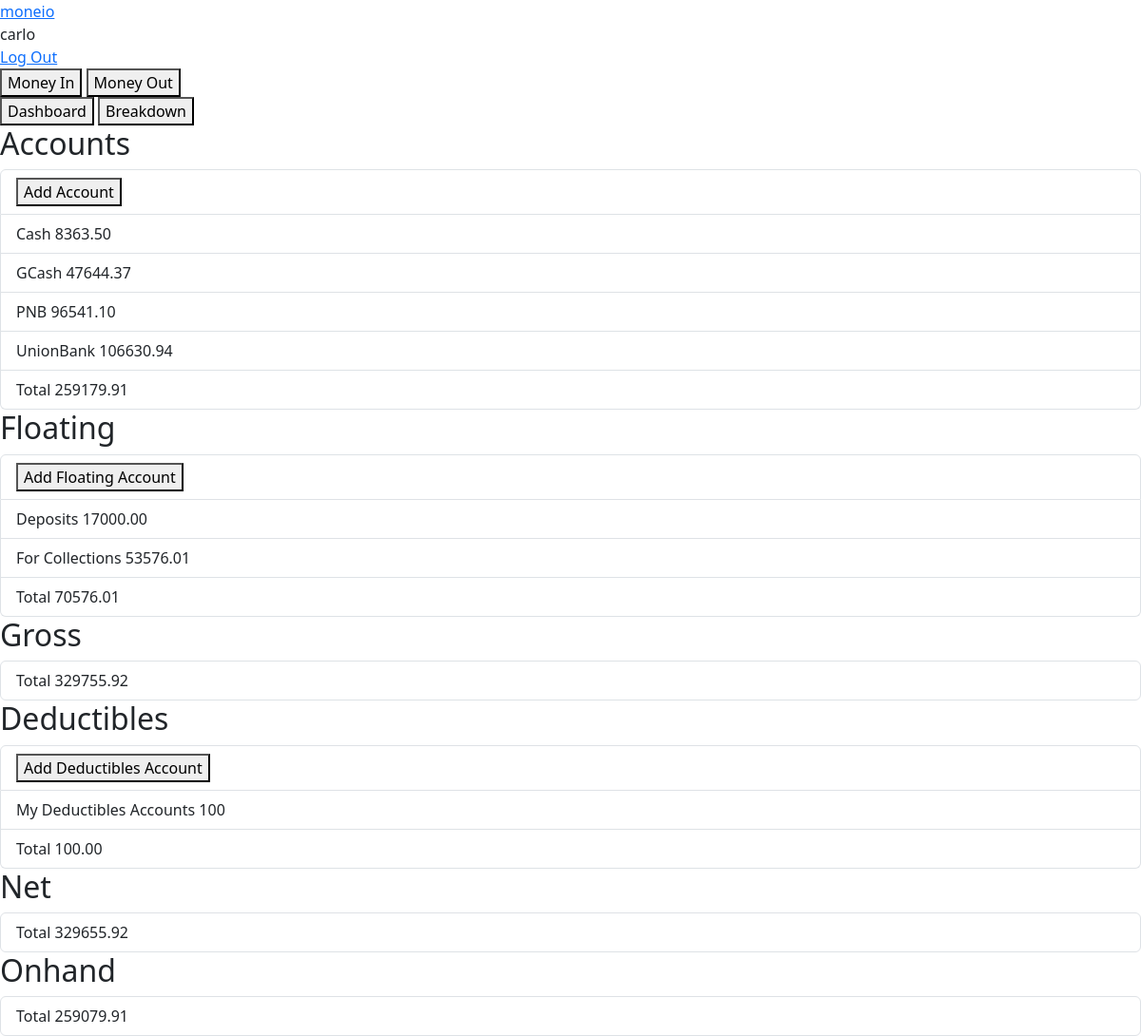
Screenshot of / (signed in) with the database file from the repository.
### moneio/models.py (models this page shows, shortened)
class User(AbstractUser):
  pass

class Account(models.Model):
  user = models.ForeignKey(User, on_delete=models.CASCADE, related_name="account_user")
  name = models.CharField(max_length=255)
  initial_balance = models.DecimalField(max_digits=12, decimal_places=2)
  initial_balance_date = models.DateField()
  is_floating = models.BooleanField()
  def serialize(self):
    return {
      "name": self.name,
      "balance": self.initial_balance,
      "date": self.initial_balance_date.strftime("%e %B %Y"),
      "is_floating": self.is_floating,
    }

### moneio/views.py (the view)
# urls.py: path("", views.index, name="index"),
  def views(request):
    if request.user.is_authenticated:
      accounts = Account.objects.filter(user = request.user).order_by("name")
      breakdowns = MoneyInOut.objects.filter(user = request.user).order_by("-date")
      accounts = [account.serialize() for account in accounts]
      breakdowns = [breakdown.serialize() for breakdown in breakdowns]
      for breakdown in breakdowns:
        for account in accounts:
          if account["name"] == breakdown["account"]:
            account["balance"] += breakdown["price"]
      current_total_balance = 0
      current_total_floating = 0
      current_total_deductibles = 0
      for account in accounts:
        if account["is_floating"]:
          if account["balance"] >= 0:
            current_total_floating += account["balance"]
          else:
            current_total_deductibles += account["balance"]
        else:
          current_total_balance += account["balance"]
      current_total_deductibles = current_total_deductibles * (-1)
      current_total_gross = current_total_balance + current_total_floating
      current_total_net = current_total_gross - current_total_deductibles
      current_total_onhand = current_total_net - current_total_floating
      return render(request, "moneio/index.html", {
        "data": {
          "accounts": accounts,
          "breakdowns": breakdowns,
          "current_total_balance": current_total_balance,
          "current_total_floating": current_total_floating,
          "current_total_gross": current_total_gross,
          "current_total_deductibles": current_total_deductibles,
          "current_total_net": current_total_net,
          "current_total_onhand": current_total_onhand,
        },
      })
    return func(request)

### moneio/models.py (called while the page is built)
  def serialize(self):
    return {
      "name": self.name,
      "price": self.price,
      "date": self.date.strftime("%e %B %Y"),
      "account": self.account.name,
    }

### moneio/templates/moneio/index.html (shortened to what this page needs)
{% extends "moneio/layout.html" %}
{% load static %}
{% block body %}
  <div id="defaultView">
    <div>
      <button id="moneyInBtn">Money In</button>
      <button id="moneyOutBtn">Money Out</button>
    </div>
    <div>
      <button id="dashboardBtn">Dashboard</button>
      <button id="breakdownBtn">Breakdown</button>
    </div>
    <div id="dashboardView">
      <div>
        <h2>Accounts</h2>
        <ul class="list-group">
          <li class="list-group-item">
            <button id="addAccountBtn">Add Account</button>
          </li>
          {% for account in data.accounts %}
            {% if not account.is_floating %}
              <li class="list-group-item">
                <span>{{ account.name }}</span>
                <span>{{ account.balance }}</span>
              </li>
            {% endif %}
          {% endfor %}
          <li class="list-group-item">
            <span>Total</span>
            <span>{{ data.current_total_balance }}</span>
          </li>
        </ul>
      </div>
      <div>
        <h2>Floating</h2>
        <ul class="list-group">
          <li class="list-group-item">
            <button id="addFloatingBtn">Add Floating Account</button>
          </li>
          {% for account in data.accounts %}
            {% if account.is_floating and account.balance >= 0 %}
              <li class="list-group-item">
                <span>{{ account.name }}</span>
                <span>{{ account.balance }}</span>
              </li>
            {% endif %}
          {% endfor %}
          <li class="list-group-item">
            <span>Total</span>
            <span>{{ data.current_total_floating }}</span>
          </li>
        </ul>
      </div>
      <div>
        <h2>Gross</h2>
        <ul class="list-group">
          <li class="list-group-item">
            <span>Total</span>
            <span>{{ data.current_total_gross }}</span>
          </li>
        </ul>
      </div>
      <div>
        <h2>Deductibles</h2>
        <ul class="list-group">
          <li class="list-group-item">
            <button id="addDeductiblesBtn">Add Deductibles Account</button>
          </li>
          {% for account in data.accounts %}
            {% if account.is_floating and account.balance < 0 %}
              <li class="list-group-item">
                <span>{{ account.name }}</span>
                <span>{% widthratio account.balance 1 -1 %}</span>
              </li>
            {% endif %}
          {% endfor %}
          <li class="list-group-item">
            <span>Total</span>
            <span>{{ data.current_total_deductibles }}</span>
          </li>
        </ul>
      </div>
      <div>
        <h2>Net</h2>
        <ul class="list-group">
          <li class="list-group-item">
            <span>Total</span>
            <span>{{ data.current_total_net }}</span>
          </li>
        </ul>
      </div>
      <div>
        <h2>Onhand</h2>
        <ul class="list-group">
          <li class="list-group-item">
            <span>Total</span>
            <span>{{ data.current_total_onhand }}</span>
          </li>
        </ul>
      </div>
    </div>
  </div>
{% endblock %}

### moneio/templates/moneio/layout.html (shortened to what this page needs)
<!DOCTYPE html>
<html lang="en">
<head>
  <link href="https://cdn.jsdelivr.net/npm/bootstrap@5.3.2/dist/css/bootstrap.min.css" rel="stylesheet">
</head>
<body>
  <a href="{% url 'index' %}">moneio</a>
  {% if user.is_authenticated %}
    <div>{{ user.username }}</div>
    <div><a href="{% url 'logout' %}">Log Out</a></div>
  {% else %}
    <a href="{% url 'login' %}">Log In</a>
    <a href="{% url 'register' %}">Register</a>
  {% endif %}
  {% block body %}
  {% endblock %}
</body>
</html>

### rows the page displays
User: username "carlo"
Account: name "Cash"
Account: name "GCash"
Account: name "PNB"
Account: name "UnionBank"
Account: name "Deposits"
Account: name "For Collections"
Account: name "My Deductibles Accounts"

### other values shown
{{ account.balance }} "8363.50" "47644.37" "96541.10" "106630.94"
{{ data.current_total_balance }} "259179.91"
{{ account.balance }} "17000.00" "53576.01"
{{ data.current_total_floating }} "70576.01"
{{ data.current_total_gross }} "329755.92"
{{ data.current_total_deductibles }} "100.00"
{{ data.current_total_net }} "329655.92"
{{ data.current_total_onhand }} "259079.91"
